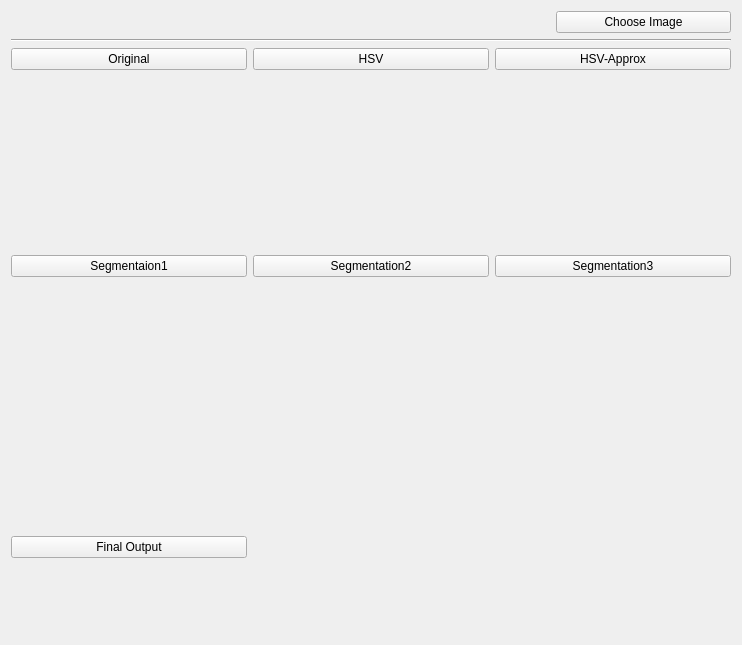
<?xml version="1.0" encoding="UTF-8"?>
<ui version="4.0">
 <class>Form</class>
 <widget class="QWidget" name="Form">
  <property name="geometry">
   <rect>
    <x>0</x>
    <y>0</y>
    <width>742</width>
    <height>645</height>
   </rect>
  </property>
  <property name="windowTitle">
   <string>Form</string>
  </property>
  <layout class="QGridLayout" name="gridLayout_2">
   <item row="0" column="0">
    <layout class="QVBoxLayout" name="verticalLayout_7">
     <item>
      <layout class="QHBoxLayout" name="horizontalLayout_9">
       <item>
        <widget class="QLabel" name="choose_image_padding1">
         <property name="text">
          <string/>
         </property>
        </widget>
       </item>
       <item>
        <widget class="QLabel" name="choose_image_padding2">
         <property name="text">
          <string/>
         </property>
        </widget>
       </item>
       <item>
        <widget class="QLabel" name="choose_image_padding3">
         <property name="text">
          <string/>
         </property>
        </widget>
       </item>
       <item>
        <widget class="QPushButton" name="ChooseImageBtn">
         <property name="text">
          <string>Choose Image</string>
         </property>
        </widget>
       </item>
      </layout>
     </item>
     <item>
      <widget class="Line" name="line">
       <property name="orientation">
        <enum>Qt::Horizontal</enum>
       </property>
      </widget>
     </item>
     <item>
      <layout class="QHBoxLayout" name="horizontalLayout_4">
       <item>
        <widget class="QPushButton" name="originalImageBtn">
         <property name="text">
          <string>Original</string>
         </property>
        </widget>
       </item>
       <item>
        <widget class="QPushButton" name="hsvImageBtn">
         <property name="text">
          <string>HSV</string>
         </property>
        </widget>
       </item>
       <item>
        <widget class="QPushButton" name="hsvApproxImageBtn">
         <property name="text">
          <string>HSV-Approx</string>
         </property>
        </widget>
       </item>
      </layout>
     </item>
     <item>
      <layout class="QHBoxLayout" name="horizontalLayout_5">
       <item>
        <widget class="QLabel" name="OriginalIMageLabel">
         <property name="text">
          <string/>
         </property>
        </widget>
       </item>
       <item>
        <widget class="QLabel" name="HSVMageLabel">
         <property name="text">
          <string/>
         </property>
        </widget>
       </item>
       <item>
        <widget class="QLabel" name="HSVApproxIMageLabel">
         <property name="text">
          <string/>
         </property>
        </widget>
       </item>
      </layout>
     </item>
     <item>
      <layout class="QHBoxLayout" name="horizontalLayout_6">
       <item>
        <widget class="QPushButton" name="seg1ImageBtn">
         <property name="text">
          <string>Segmentaion1</string>
         </property>
        </widget>
       </item>
       <item>
        <widget class="QPushButton" name="seg2ImageBtn">
         <property name="text">
          <string>Segmentation2</string>
         </property>
        </widget>
       </item>
       <item>
        <widget class="QPushButton" name="seg3ImageBtn">
         <property name="text">
          <string>Segmentation3</string>
         </property>
        </widget>
       </item>
      </layout>
     </item>
     <item>
      <layout class="QHBoxLayout" name="horizontalLayout_7">
       <item>
        <widget class="QLabel" name="Seg1IMageLabel">
         <property name="text">
          <string/>
         </property>
        </widget>
       </item>
       <item>
        <widget class="QLabel" name="Seg2IMageLabel">
         <property name="text">
          <string/>
         </property>
        </widget>
       </item>
       <item>
        <widget class="QLabel" name="Seg3IMageLabel">
         <property name="text">
          <string/>
         </property>
        </widget>
       </item>
      </layout>
     </item>
     <item>
      <layout class="QHBoxLayout" name="horizontalLayout_8">
       <item>
        <widget class="QPushButton" name="finalOutputImageBtn">
         <property name="text">
          <string>Final Output</string>
         </property>
        </widget>
       </item>
       <item>
        <widget class="QLabel" name="FinalOutputIMageLabel">
         <property name="text">
          <string/>
         </property>
        </widget>
       </item>
       <item>
        <widget class="QLabel" name="FilnalOutputPadding">
         <property name="text">
          <string/>
         </property>
        </widget>
       </item>
      </layout>
     </item>
    </layout>
   </item>
  </layout>
 </widget>
 <resources/>
 <connections/>
</ui>
